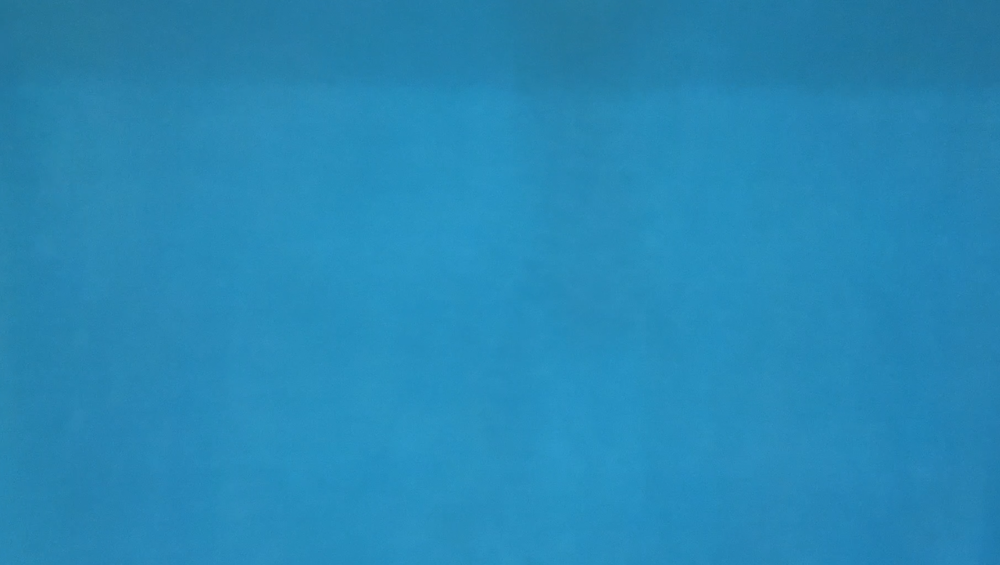
#> input picture images_test/blue.png, 1000 x 565 px, shrunk from 1527 x 862 before the run, found by its file name
$ python color_recognition.py
#> lines starting #> are read from the running program, lines starting #| are printed output that depends on the picture
#> further down, image is the input picture: shape (565, 1000, 3); mean B, G, R 181.9, 136.4, 38.9
#> `image_hsv = rgb2hsv(image)*255`: image_hsv: shape (565, 1000, 3) float64; mean of channels 0, 1, 2 141, 200.5, 181.9
import cv2
import numpy as np
from skimage.io import imread, imshow
from skimage.color import rgb2hsv
from skimage.color import hsv2rgb
from matplotlib import pyplot as plt


def gray_image(image):
    fig, ax = plt.subplots(1, 3, figsize=(12, 4))
    ax[0].imshow(image[:, :, 0], cmap='gray')
    ax[0].set_title('Hue')
    ax[1].imshow(image[:, :, 1], cmap='gray')
    ax[1].set_title('Saturation')
    ax[2].imshow(image[:, :, 2], cmap='gray')
    ax[2].set_title('Value');
    plt.show()
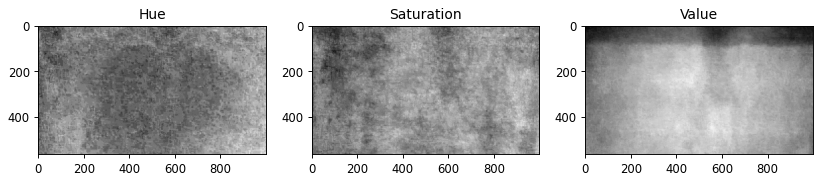
#> figure drawn by matplotlib, 3 panels

def hsv_plot(image):
    fig, ax = plt.subplots(1, 3, figsize=(15, 5))
    ax[0].imshow(image[:, :, 0], cmap='hsv')
    ax[0].set_title('hue')
    ax[1].imshow(image[:, :, 1], cmap='hsv')
    ax[1].set_title('transparency')
    ax[2].imshow(image[:, :, 2], cmap='hsv')
    ax[2].set_title('value')
    fig.colorbar(imshow(image[:, :, 0], cmap='hsv'))
    fig.tight_layout()
    plt.show()
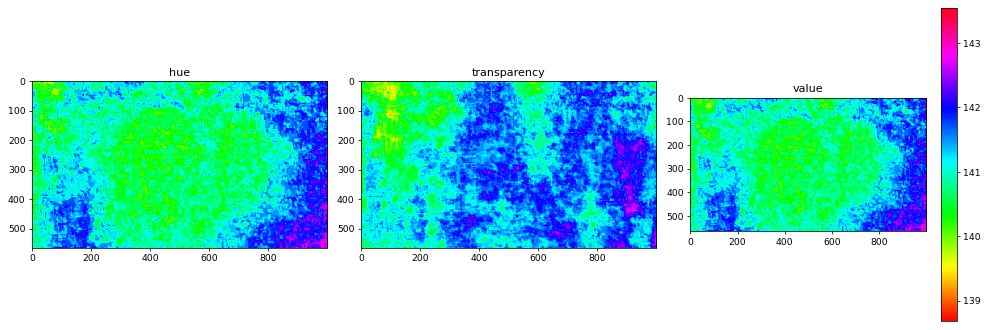
#> figure drawn by matplotlib, 4 panels

def create_masks(image,image_hsv,low_lim,high_lim):
    # refer to hue channel (in the colorbar)
    lower_mask = image_hsv[:, :, 0] > low_lim[0]
#> lower_mask: shape (565, 1000) bool; every value is 1
    # refer to hue channel (in the colorbar)
    upper_mask = image_hsv[:, :, 0] < high_lim[0]
#> upper_mask: shape (565, 1000) bool; every value is 0
    # refer to transparency channel (in the colorbar)
    #saturation_mask = image_hsv[:, :, 1] >

    mask = upper_mask * lower_mask #* saturation_mask
    red = image[:, :, 0] * mask
    green = image[:, :, 1] * mask
    blue = image[:, :, 2] * mask
    bags_masked = np.dstack((red, green, blue))
#> bags_masked: shape (565, 1000, 3); every value is 0
    imshow(bags_masked)
    plt.show()

# Blue color
low_blue = np.array([90, 80, 2])
high_blue = np.array([126, 255, 255])

image = cv2.imread("images_test/blue.png")
plt.imshow(image)
plt.show()
image = cv2.cvtColor(image,cv2.COLOR_BGR2RGB)
plt.imshow(image)
plt.show()
image_hsv = rgb2hsv(image)*255
gray_image(image_hsv)
hsv_plot(image_hsv)
create_masks(image,image_hsv,low_blue,high_blue)

a = 0
